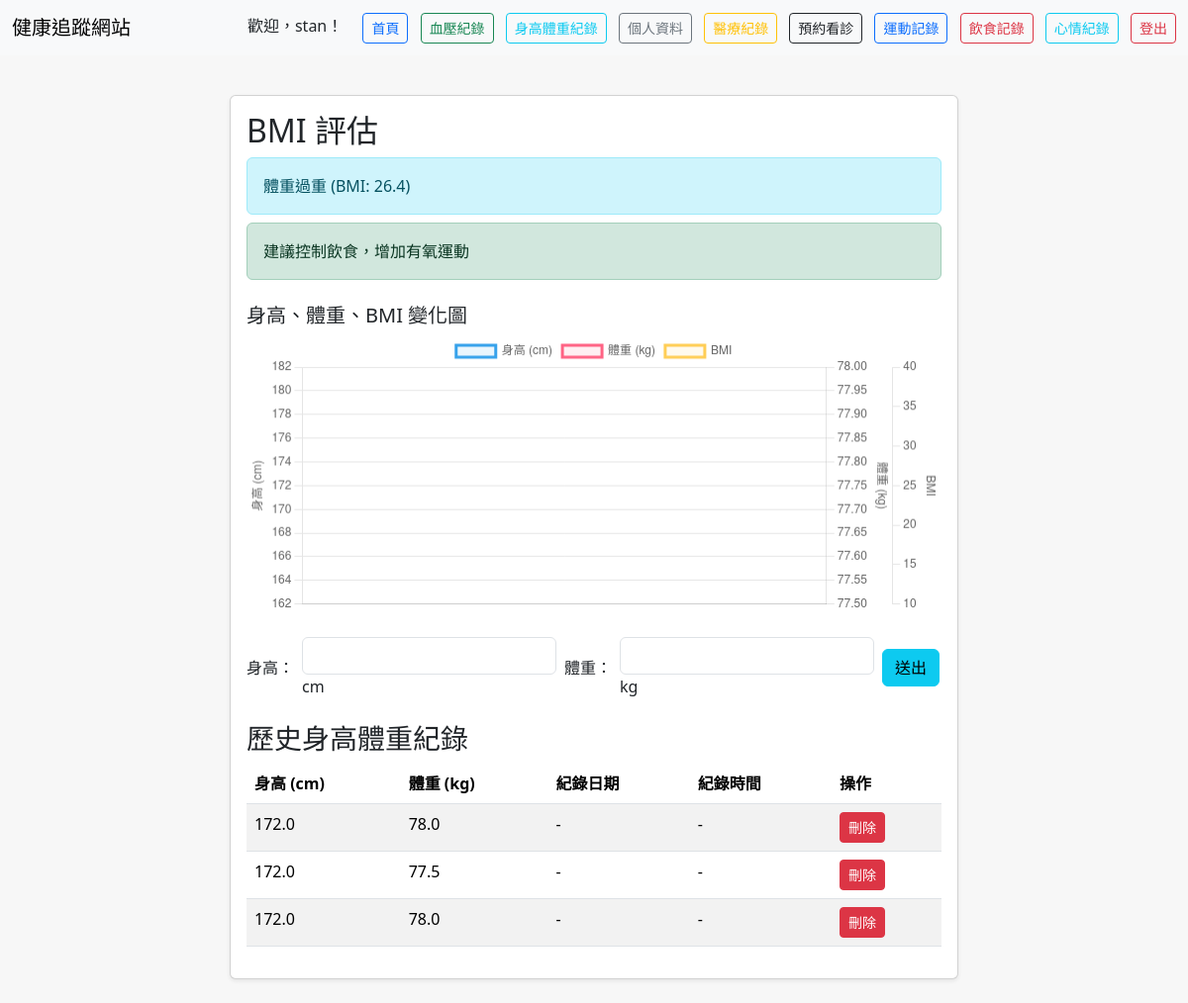
The page /height_weight (signed in) on the database as committed earlier.
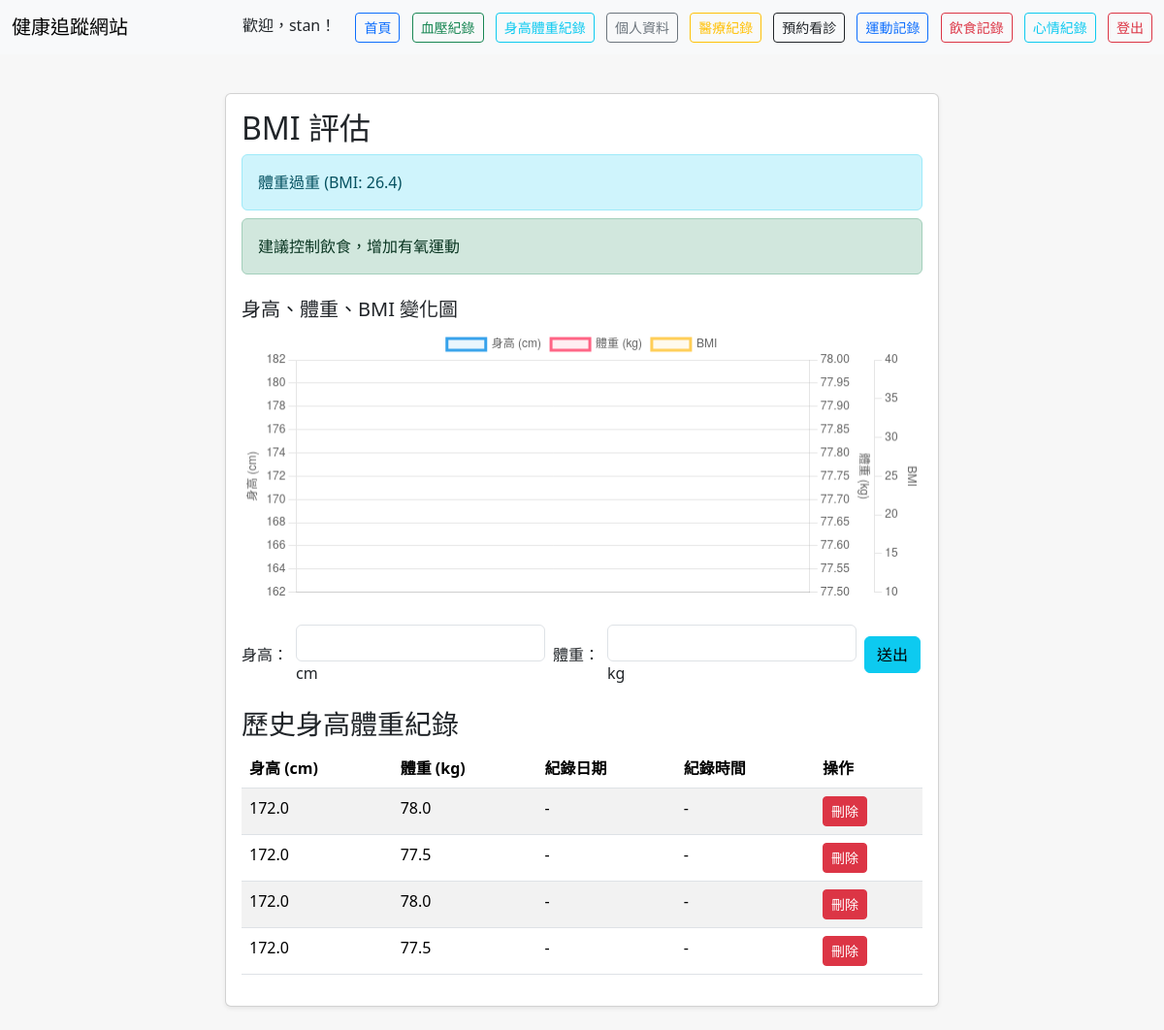
The same page on the database as committed later.
### tables this page shows
CREATE TABLE height_weight (
            id INTEGER PRIMARY KEY AUTOINCREMENT,
            user_id INTEGER,
            height REAL,
            weight REAL,
            created_at TIMESTAMP DEFAULT CURRENT_TIMESTAMP, notes TEXT, date TEXT, recorded_at TEXT,
            FOREIGN KEY(user_id) REFERENCES users(id)
        );

### app.py (the view)
@app.route('/height_weight')
def height_weight():
    user = get_current_user()
    if not user:
        return redirect(url_for('login'))
    health_service = get_health_service()
    if request.args.get('delete_id'):
        delete_id = int(request.args.get('delete_id'))
        health_service.delete_height_weight_record(delete_id, user['id'])
        flash('身高體重紀錄已刪除')
        return redirect(url_for('height_weight'))
    hw_records = health_service.get_height_weight_records(user['id'])
    hw_list = []
    for record in hw_records:
        hw_list.append({
            'id': record['id'],
            'height': record['height'],
            'weight': record['weight'],
            'created_at': record.get('date', record.get('created_at', ''))
        })
    latest_hw = hw_list[0] if hw_list else None
    gender, birthday = health_service.get_user_profile(user['id'])
    _, age = health_service.calculate_age_and_days(birthday)
    evaluation = health_service.evaluate_bmi(latest_hw, gender, age)
    return render_template('height_weight.html',
                         hw_list=hw_list,
                         evaluation=evaluation,
                         username=user['username'])

### app.py (called while the page is built)
def get_current_user():
    username = session.get('username')
    if not username:
        return None
    auth_service = get_auth_service()
    user = auth_service.get_user_by_username(username)
    if user:
        return {
            'id': user.id,
            'username': user.username,
            'password': user.password,
            'email': user.email,
            'gender': user.gender,
            'birthday': user.birthday,
            'created_at': user.created_at
        }
    return None

### di_container.py (called while the page is built)
def get_container() -> DIContainer:
    if _container is None:
        raise RuntimeError("Container not initialized. Call initialize_container() first.")
    return _container

def get_auth_service():
    return get_container().get_auth_service()

def get_health_service():
    return get_container().get_health_service()

    def get_auth_service(self):
        return self._services['auth']

    def get_health_service(self):
        return self._services['health']

### services/health_evaluation_service.py (called while the page is built)
    def calculate_bmi(self, height: float, weight: float) -> float:
        if height <= 0 or weight <= 0:
            return 0.0
        height_m = height / 100  # Convert cm to meters
        return weight / (height_m * height_m)

### templates/height_weight.html (shortened to what the changed rows need)
<!DOCTYPE html>
<html lang="zh-Hant">
<head>
    <link href="https://cdn.jsdelivr.net/npm/bootstrap@5.3.2/dist/css/bootstrap.min.css" rel="stylesheet">
</head>
<body>
    <div class="container">
      <div class="row justify-content-center">
        <div class="col-md-8">
          <div class="card shadow-sm mb-4">
            <div class="card-body">
              <h2 class="card-title">BMI 評估</h2>
              <table class="table table-striped">
                <thead>
                  <tr>
                    <th>身高 (cm)</th>
                    <th>體重 (kg)</th>
                    <th>紀錄日期</th>
                    <th>紀錄時間</th>
                    <th>操作</th>
                  </tr>
                </thead>
                <tbody>
                {% for hw in hw_list %}
                  <tr>
                    <td>{{ hw.height }}</td>
                    <td>{{ hw.weight }}</td>
                    <td>{% if hw.created_at and '-' in hw.created_at %}{{ hw.created_at[:10] }}{% else %}-{% endif %}</td>
                    <td>{% if hw.created_at and ':' in hw.created_at %}{{ hw.created_at[11:16] }}{% else %}-{% endif %}</td>
                    <td>
                      <a href="{{ url_for('height_weight', delete_id=hw.id) }}" class="btn btn-sm btn-danger" onclick="return confirm('確定要刪除這筆身高體重紀錄嗎？')">刪除</a>
                    </td>
                  </tr>
                {% else %}
                  <tr><td colspan="5">尚無紀錄</td></tr>
                {% endfor %}
                </tbody>
              </table>
            </div>
          </div>
        </div>
      </div>
    </div>
</body>
</html>

Rows that differ between the two databases and show on the page:
added height_weight: height "172.0", weight "77.5"
